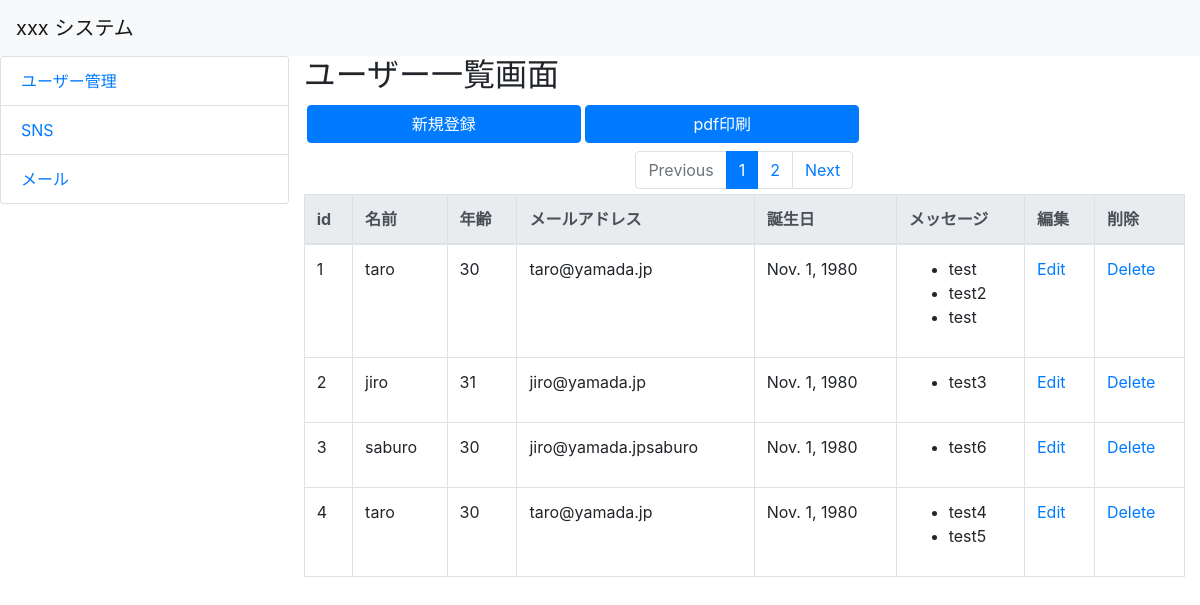
/hello/, run on the app's committed database.
### hello/models.py (models this page shows, shortened)
class Friend(models.Model):
    name = models.CharField(max_length=100)
    mail = models.EmailField(max_length=200)
    gender = models.BooleanField()
    age = models.IntegerField(validators=[ \
          MinValueValidator(0), \
          MaxValueValidator(150)])
    birthday = models.DateField()

class Message(models.Model):
    friend = models.ForeignKey(Friend, on_delete = models.CASCADE)
    title = models.CharField(max_length=100)
    content = models.CharField(max_length=300)
    pub_date = models.DateTimeField(auto_now_add=True)
    class Meta:
        ordering = ('pub_date', )

### hello/views.py (the view)
# urls.py: path('', views.HelloListView.as_view(), name = 'index'),
class HelloListView(ListView):
    model = Friend
    template_name = 'hello/index.html'
    paginate_by = 4
    def get_context_data(self, **kwargs):
        context = super().get_context_data(**kwargs)
        context["title"] = "ユーザー一覧画面"
        return context

### hello/templates/hello/index.html (shortened to what this page needs)
{% extends "layout.html" %}
{% block content %}
<div style="padding:3px;">
    <input
        class="btn btn-primary"
        onclick="location.href='{% url 'hello:create' %}'"
        value="新規登録">
    <input
        class="btn btn-primary"
        value="pdf印刷">
</div>
{% include 'includes/pagination.html' %}
<table class="table table-condensed table-bordered table-hover">
    <thead class="thead-light">
        <tr class="active">
            <th>id</th>
            <th>名前</th>
            <th>年齢</th>
            <th>メールアドレス</th>
            <th>誕生日</th>
            <th>メッセージ</th>
            <th>編集</th>
            <th>削除</th>
        </tr>
    <tbody>
        {% for item in object_list %}
        <tr>
            <td>{{item.id}}</td>
            <td>{{item.name}}</td>
            <td>{{item.age}}</td>
            <td>{{item.mail}}</td>
            <td>{{item.birthday}}</td>
            <td>
                <ul>
                    {% for ob in item.message_set.all %}
                        <li>{{ob.title}}</li>
                    {% endfor %}
                </ul>
            </td>
            <td><a href="{% url 'hello:update' item.pk %}">Edit</a></td>
            <td><a href="{% url 'hello:delete' item.pk %}">Delete</a></td>
        </tr>
        {% endfor %}
    </tbody>
</table>
{% endblock %}

### data on the page
Friend: id "1", name "taro", age "30", mail "taro@yamada.jp", birthday "Nov. 1, 1980"
Message: title "test"
Message: title "test2"
Message: title "test"
Friend: id "2", name "jiro", age "31", mail "jiro@yamada.jp", birthday "Nov. 1, 1980"
Message: title "test3"
Friend: id "3", name "saburo", age "30", mail "jiro@yamada.jpsaburo", birthday "Nov. 1, 1980"
Message: title "test6"
Friend: id "4", name "taro", age "30", mail "taro@yamada.jp", birthday "Nov. 1, 1980"
Message: title "test4"
Message: title "test5"

### other printed values
{{ title }} "ユーザー一覧画面"
{{ page_num }} "1"
{{ page_num }} "2"
